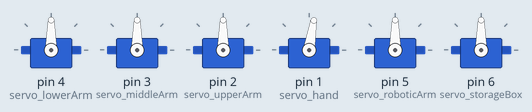
Simulated run of this sketch. Board: Arduino Mega 2560, built with avr-gcc and run on an emulated ATmega2560. Shown: 6 × servo.

Above: at 0.15 s.
At 7.41 s:
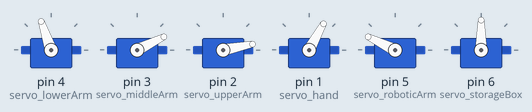
At 18.0 s:
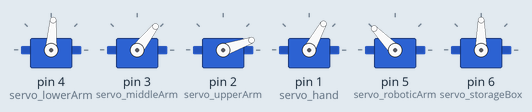
At 20.81 s:
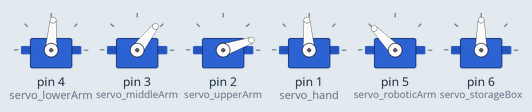
At 24.44 s:
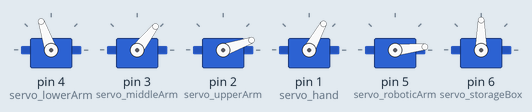
At 36.1 s:
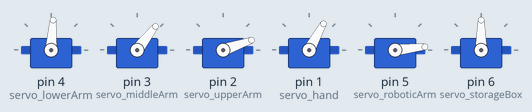
Timing chart, 0 to 37.6 s (numbered marks = the images above):
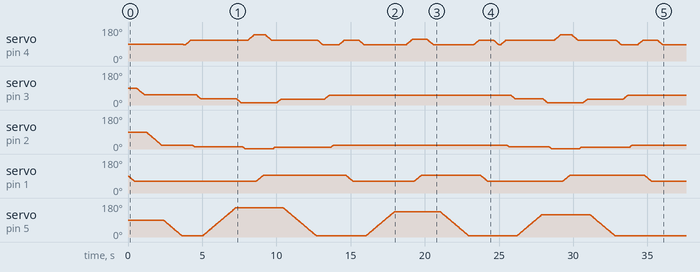

The sketch:

rightversion.ino
```cpp
#include <Servo.h>
#include <CK008.h>
Servo servo_lowerArm,servo_middleArm,servo_upperArm,servo_hand;
Servo servo_roboticArm,servo_storageBox;
int cnt=1;

#define CK008_PIN 43
#define STORAGEBOX_1 5
#define STORAGEBOX_2 90
#define STORAGEBOX_3 180
#define speedrate 0.33

CK008 ck008(CK008_PIN);

typedef struct armmm
{
  int roboticArm;
  int lowerArm;
  int middleArm;
  int upperArm;
}armstatus;

armstatus back_up={5,85,53,20},back_down={5,110,53,20},forward_up={135,85,53,20},forward_down={135,115,53,20};
armstatus leftback_up={5,85,53,20},leftback_down={5,110,53,20},leftforward_up={155,110,32,10},leftforward_down={155,140,10,0};
armstatus rightback_up={5,85,53,20},rightback_down={5,110,53,20},rightforward_up={120,110,32,10},rightforward_down={120,140,10,0};

void rotate_to(int target_angle, Servo* servo){
    int now_angle;
    now_angle = servo->read();

    if (target_angle < now_angle){
        for (int i = now_angle;i > target_angle;i--){
            servo->write(i);
            delay(15);
        }
    }
    else if (target_angle > now_angle){
        for (int i = now_angle;i < target_angle;i++){
            servo->write(i);
            delay(15);
        }
    }
}

void rotate_arm(armstatus ARMSTATUS,int rotate_mode)
{
  switch(rotate_mode)
  {
    case 1:
      rotate_to(ARMSTATUS.middleArm,&servo_middleArm);
      delay(300*speedrate);
      rotate_to(ARMSTATUS.upperArm,&servo_upperArm);
      delay(300*speedrate);
      rotate_to(ARMSTATUS.roboticArm,&servo_roboticArm);
      delay(100*speedrate);
      rotate_to(ARMSTATUS.lowerArm,&servo_lowerArm);
      delay(300*speedrate);
      break;
    case 2:
      rotate_to(ARMSTATUS.roboticArm,&servo_roboticArm);
      delay(100*speedrate);
      rotate_to(ARMSTATUS.lowerArm,&servo_lowerArm);
      delay(300*speedrate);
      rotate_to(ARMSTATUS.middleArm,&servo_middleArm);
      delay(300*speedrate);
      rotate_to(ARMSTATUS.upperArm,&servo_upperArm);
      delay(300*speedrate);
      break;
     case 3:
      rotate_to(ARMSTATUS.lowerArm,&servo_lowerArm);
      delay(300*speedrate);
      rotate_to(ARMSTATUS.upperArm,&servo_upperArm);
      delay(300*speedrate);
      rotate_to(ARMSTATUS.middleArm,&servo_middleArm);
      delay(300*speedrate);
      rotate_to(ARMSTATUS.roboticArm,&servo_roboticArm);
      delay(100*speedrate);
      break;
  }
  return;
}

void hand_open()
{
  rotate_to(60,&servo_hand);
  delay(300*speedrate);
  return;
}

void hand_close()
{
  rotate_to(95,&servo_hand);
  delay(300*speedrate);
  return;
}

void block_grabbing()
{
  hand_open();
  rotate_arm(back_up,1);

  rotate_arm(leftforward_up,3);
  rotate_arm(leftforward_down,1);
  hand_close();
  rotate_arm(leftforward_up,3);
  rotate_arm(back_up,2);
  rotate_arm(back_down,1);
  hand_open();
  rotate_arm(back_up,1);//grab left block

  rotate_arm(forward_up,2);
  hand_open();
  rotate_arm(forward_down,1);
  hand_close();
  rotate_arm(forward_up,1);
  rotate_arm(back_up,3);
  rotate_arm(back_down,1);
  hand_open();
  rotate_arm(back_up,1);//grab middle block

  rotate_arm(rightforward_up,3);
  rotate_arm(rightforward_down,1);
  hand_close();
  rotate_arm(rightforward_up,3);
  rotate_arm(back_up,2);
  rotate_arm(back_down,1);
  hand_open();
  rotate_arm(back_up,1);//grab right block
}

void block_placing()
{
  rotate_arm(back_up,1);

  rotate_arm(back_down,1);
  hand_close();
  rotate_arm(back_up,1);
  rotate_arm(rightforward_up,3);
  rotate_arm(rightforward_down,1);
  hand_open();
  rotate_arm(rightforward_up,3);
  rotate_arm(back_up,2);//place right block

  rotate_arm(back_down,1);
  hand_close();
  rotate_arm(back_up,1);
  rotate_arm(forward_up,2);
  rotate_arm(forward_down,1);
  hand_open();
  rotate_arm(forward_up,1);
  rotate_arm(back_up,3);//place middle block

  rotate_arm(back_down,1);
  hand_close();
  rotate_arm(back_up,1);
  rotate_arm(leftforward_up,3);
  rotate_arm(leftforward_down,1);
  hand_open();
  rotate_arm(leftforward_up,3);
  rotate_arm(back_up,2);//place left block
}

void setup()
{
 servo_lowerArm.attach(4);
 servo_middleArm.attach(3);
 servo_upperArm.attach(2);
 servo_hand.attach(1);

 servo_roboticArm.attach(5);
 servo_storageBox.attach(6);

}

void loop()
{

  if(cnt==1){
     block_grabbing();
     cnt=0;
  }
}
```
